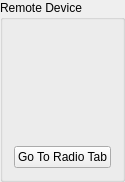
<?xml version="1.0" encoding="UTF-8"?>
<ui version="4.0">
 <class>RemotePanel</class>
 <widget class="QGroupBox" name="RemotePanel">
  <property name="geometry">
   <rect>
    <x>0</x>
    <y>0</y>
    <width>112</width>
    <height>182</height>
   </rect>
  </property>
  <property name="windowTitle">
   <string>Remote Device Panel</string>
  </property>
  <property name="title">
   <string>Remote Device</string>
  </property>
  <layout class="QVBoxLayout" name="verticalLayout">
   <item>
    <spacer name="verticalSpacer">
     <property name="orientation">
      <enum>Qt::Vertical</enum>
     </property>
     <property name="sizeHint" stdset="0">
      <size>
       <width>10</width>
       <height>10</height>
      </size>
     </property>
    </spacer>
   </item>
   <item>
    <widget class="QPushButton" name="goToParentButton">
     <property name="text">
      <string>Go To Radio Tab</string>
     </property>
    </widget>
   </item>
  </layout>
 </widget>
 <resources/>
 <connections/>
</ui>
